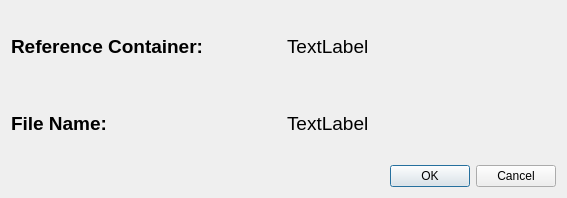
<?xml version="1.0" encoding="UTF-8"?>
<ui version="4.0">
 <class>Dialog</class>
 <widget class="QDialog" name="Dialog">
  <property name="geometry">
   <rect>
    <x>0</x>
    <y>0</y>
    <width>567</width>
    <height>198</height>
   </rect>
  </property>
  <property name="windowTitle">
   <string>Dialog</string>
  </property>
  <layout class="QVBoxLayout" name="verticalLayout">
   <item>
    <layout class="QHBoxLayout" name="horizontalLayout_2">
     <item>
      <widget class="QLabel" name="label">
       <property name="font">
        <font>
         <pointsize>14</pointsize>
         <weight>75</weight>
         <bold>true</bold>
        </font>
       </property>
       <property name="text">
        <string>Reference Container:</string>
       </property>
      </widget>
     </item>
     <item>
      <widget class="QLabel" name="containerName_label">
       <property name="font">
        <font>
         <pointsize>14</pointsize>
        </font>
       </property>
       <property name="text">
        <string>TextLabel</string>
       </property>
      </widget>
     </item>
    </layout>
   </item>
   <item>
    <layout class="QHBoxLayout" name="horizontalLayout_3">
     <item>
      <widget class="QLabel" name="label_2">
       <property name="font">
        <font>
         <pointsize>14</pointsize>
         <weight>75</weight>
         <bold>true</bold>
        </font>
       </property>
       <property name="text">
        <string>File Name:</string>
       </property>
      </widget>
     </item>
     <item>
      <widget class="QLabel" name="fileNameLabel">
       <property name="font">
        <font>
         <pointsize>14</pointsize>
        </font>
       </property>
       <property name="text">
        <string>TextLabel</string>
       </property>
      </widget>
     </item>
    </layout>
   </item>
   <item>
    <layout class="QHBoxLayout" name="horizontalLayout">
     <item>
      <spacer name="horizontalSpacer">
       <property name="orientation">
        <enum>Qt::Horizontal</enum>
       </property>
       <property name="sizeHint" stdset="0">
        <size>
         <width>40</width>
         <height>20</height>
        </size>
       </property>
      </spacer>
     </item>
     <item>
      <widget class="QDialogButtonBox" name="buttonBox">
       <property name="orientation">
        <enum>Qt::Horizontal</enum>
       </property>
       <property name="standardButtons">
        <set>QDialogButtonBox::Cancel|QDialogButtonBox::Ok</set>
       </property>
      </widget>
     </item>
    </layout>
   </item>
  </layout>
 </widget>
 <resources/>
 <connections>
  <connection>
   <sender>buttonBox</sender>
   <signal>accepted()</signal>
   <receiver>Dialog</receiver>
   <slot>accept()</slot>
   <hints>
    <hint type="sourcelabel">
     <x>248</x>
     <y>254</y>
    </hint>
    <hint type="destinationlabel">
     <x>157</x>
     <y>274</y>
    </hint>
   </hints>
  </connection>
  <connection>
   <sender>buttonBox</sender>
   <signal>rejected()</signal>
   <receiver>Dialog</receiver>
   <slot>reject()</slot>
   <hints>
    <hint type="sourcelabel">
     <x>316</x>
     <y>260</y>
    </hint>
    <hint type="destinationlabel">
     <x>286</x>
     <y>274</y>
    </hint>
   </hints>
  </connection>
 </connections>
</ui>
